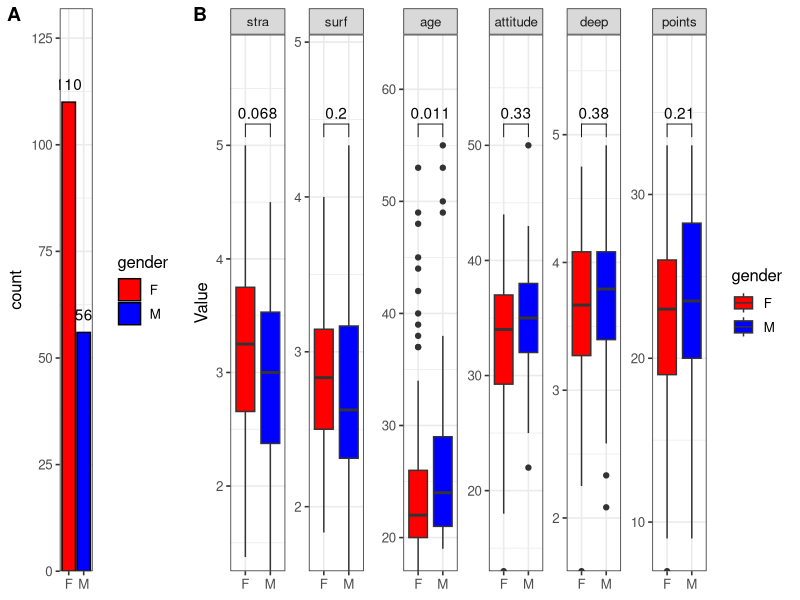
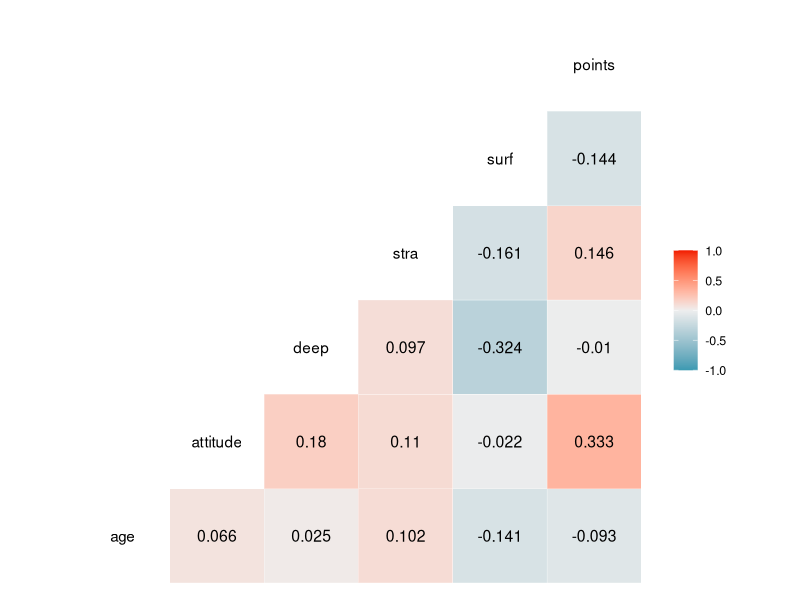
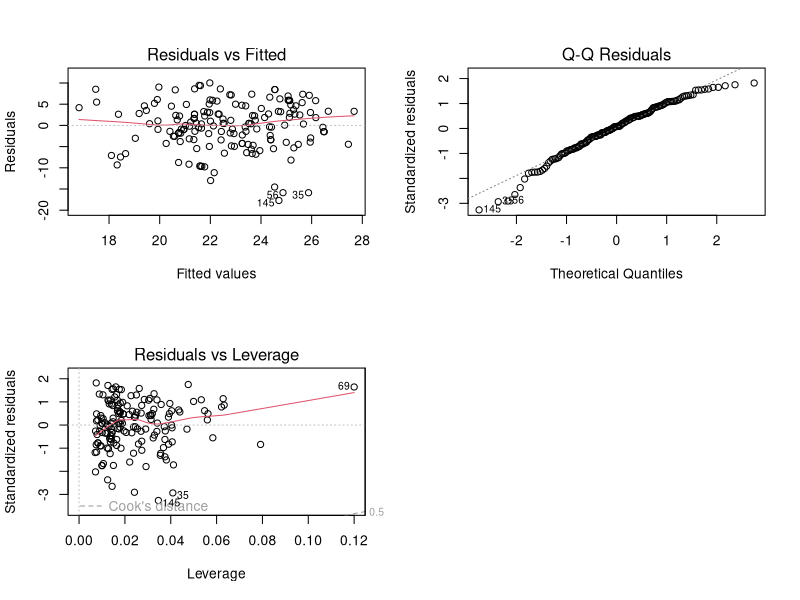

The R source for these figures, in order:
## ---- chunk 1
# Read file that was wrangled
students2014 <- read.delim("Data/learning2014.tsv", header = T, sep = "\t")

# Structure and dimensions
str(students2014)
# ...and dimensions
dim(students2014)
## ---- chunk 2
library(GGally)
library(ggpubr)
library(tidyverse)
library(broom)
## ---- chunk 3
summary(students2014)
## ---- chunk 4
## Lets gather our multi-column data to three columns to make plotting and data editing with grouping easier
to.ggplot <- students2014 %>% gather(key="Variable", value = "Value", -gender) 
## Check that everything is in order
str(to.ggplot)
## ---- chunk 5
## Lets test for normality so we can determine the best tests for statistical difference
normality.res <- to.ggplot %>%
  ## perform by groups
  group_by(Variable) %>% 
  ## create data.frame()-ception
  nest() %>% 
  ## perform shapiro-wilk to the nested DFs
  mutate(Shapiro.test = map(data, ~ shapiro.test(.x$Value))) %>% 
  ## use broom::glance to generate shapiro-wilk summary
  mutate(Shapiro.sum = Shapiro.test %>% map(glance)) %>%
  ## unlist the summary to make it more accessible
  unnest(Shapiro.sum)

## Save normally distributed and non-normally distributed variables into variables
normal.values <- normality.res$Variable[which(normality.res$p.value>0.05)]
non.normal <- normality.res$Variable[which(normality.res$p.value<=0.05)]

## Print the results
normal.values
non.normal
## ---- chunk 6

## generate a simple bar plot for counts of male and female subjects in the data set
p1 <- ggplot(dplyr::select(students2014, gender), aes(x=gender, fill=gender)) +
  geom_bar(colour="black") + 
  ## expand the y-axis so that the count labels don't cut off
  scale_y_continuous(expand = expansion(mult = c(0, .2))) + 
  geom_text(stat='count', aes(label=..count..), vjust=-1) +
  scale_fill_manual(values = c("red", "blue")) +
  theme_bw(12) + 
  ## remove unnecessary x axis title
  theme(axis.title.x = element_blank())

## Plot normally distributed variables as bar plots and perform t.test using stat_compare_means
p2.n <- ggplot(dplyr::filter(to.ggplot, Variable %in% normal.values), 
               aes(x = gender, y = Value, fill = gender, group=gender)) +
  geom_boxplot() + 
  ## expand the y-axis so that the P-value labels don't cut off
  scale_y_continuous(expand = expansion(mult = c(0, .2))) +
  scale_fill_manual(values = c("red", "blue")) + 
  ## Separate variables into different facets
  facet_wrap(~Variable, scales="free", nrow=1) + 
  ## perform T-test
  stat_compare_means(comparisons = list(c("F","M")), method = "t.test", paired = FALSE) +
  theme_bw(12) + 
  ## remove unnecessary legend  as it is in p2.nn
  ## remove unnecessary x axis title
  theme(legend.position = "none",
        axis.title.x = element_blank()) ## remove unnecessary legend  as it is in p2.nn

## Plot normally distributed variables as bar plots and perform t.test using stat_compare_means
p2.nn <- ggplot(dplyr::filter(to.ggplot, Variable %in% non.normal), 
                aes(x = gender, y = Value, fill = gender, group=gender)) +
  geom_boxplot() + 
  ## expand the y-axis so that the P-value labels don't cut off
  scale_y_continuous(expand = expansion(mult = c(0, .2))) +
  scale_fill_manual(values = c("red", "blue")) +
  ## Separate variables into different facets
  facet_wrap(~Variable, scales="free", nrow=1) +
   ## perform T-test
  stat_compare_means(comparisons = list(c("F","M")), method = "wilcox.test", paired = FALSE) +
  theme_bw(12) + 
  ## remove unnecessary y-axis title as it is in p2.n
  ## remove unnecessary x axis title
  theme(axis.title.y = element_blank(),
        axis.title.x = element_blank()) 
## Combine plots with ggpubr's ggarrange() for labeling
ggarrange(p1, p2.n, p2.nn, labels = c("A", "B"), nrow=1, widths = c(1,1,2.3))

## ---- chunk 7
## remove gender as it is not numeric and gives error
ggcorr(students2014[colnames(students2014) != "gender"], palette = "RdBu", label = TRUE, label_round=3) 
## ---- chunk 8
lm.data <- lm(points ~ attitude + stra + surf, data = students2014)
summary(lm.data)

## ---- chunk 9
par(mfrow = c(2,2))
plot(lm.data, which=c(1,2,5))
## ---- chunk 10
# Date and session info
date()
sessionInfo()
